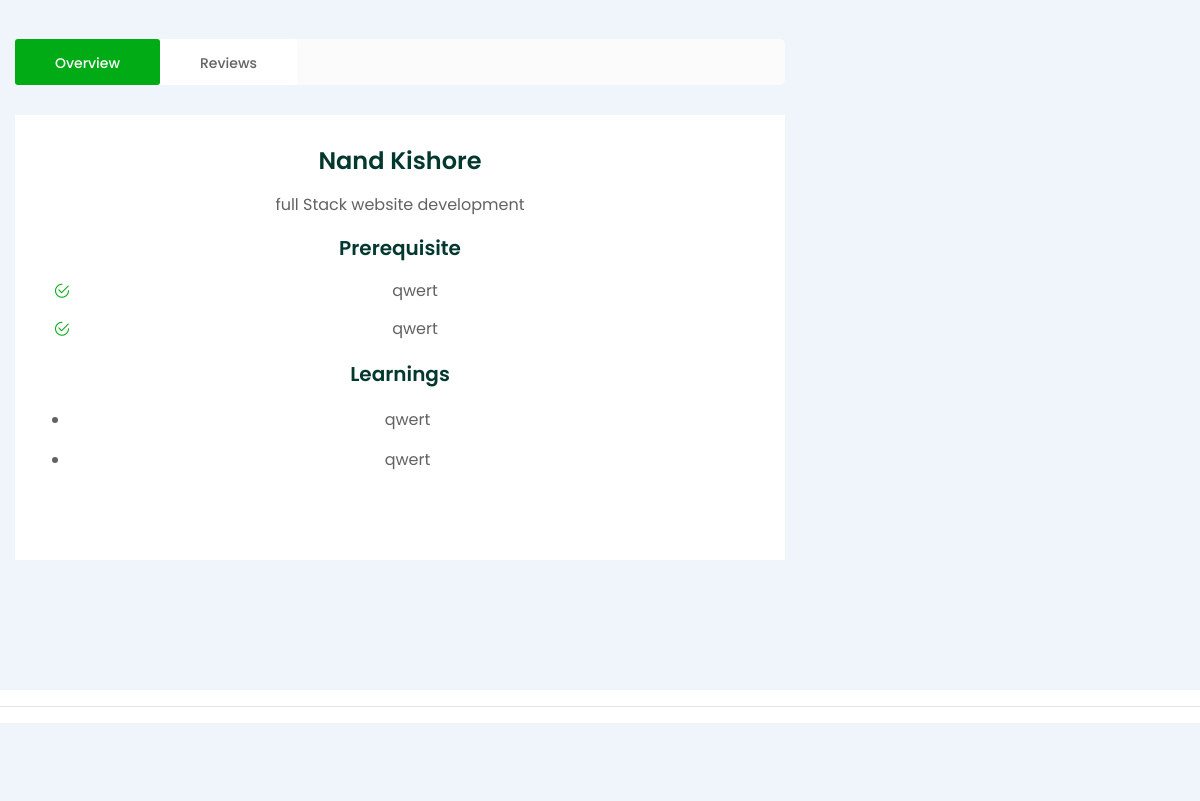
Page /course/dsadasdasd/2 (middle part) on the earlier database version.
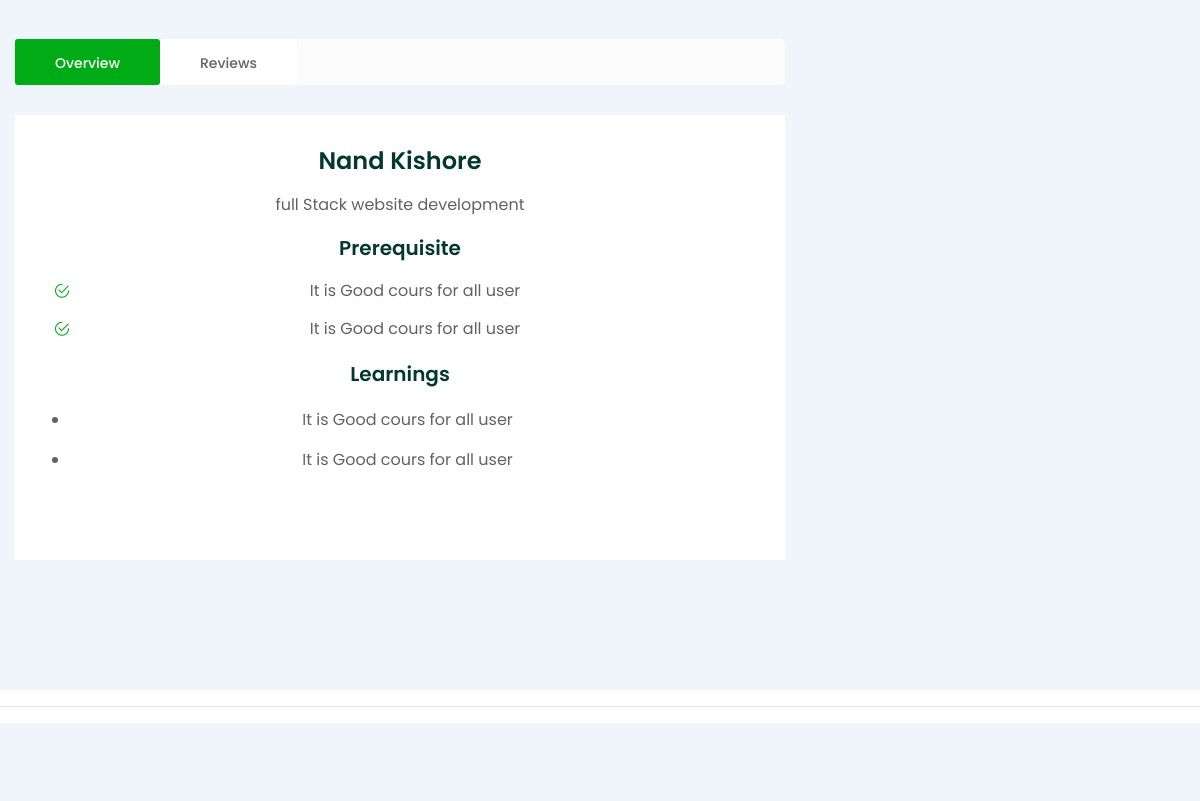
Same page on the later database version.
### main/models.py (models this page shows)
class CourseProperty(models.Model):
    description = models.CharField(max_length=100, null=False)
    course = models.ForeignKey(Course, null=False, on_delete=models.CASCADE)
    class Meta:
        abstract = True

class Prerequisite(CourseProperty):
    pass

class Learning(CourseProperty):
    pass

### main/views.py (the view, shortened to what this page needs)
# urls.py: path('course/<str:slug>/<int:id>', coursePage, name='coursepage'),
def coursePage(request,id, slug):
    rvs = Review.objects.filter(course_id=id)
    course = Course.objects.get(slug=slug)
    serial_number = request.GET.get('lecture')
    videos = course.video_set.all().order_by("serial_number")
    if serial_number is None:
        serial_number = 1
    video = Video.objects.get(serial_number=serial_number, course=course)
    context = {
        "course": course,
        "video": video,
        'videos': videos,
        'rvs':rvs
    }
    return render(request, template_name="course_page.html", context=context)

### main/models.py (called while the page is built)
    def __str__(self):
        return self.title

### main/templatetags/course_custom_tags.py (called while the page is built, shortened)
@register.simple_tag
def is_enrolled(request, course):
    user = None
    if not request.user.is_authenticated:
        return False

### main/templates/course_page.html (shortened to what this page needs)
{% extends 'base.html' %}
{% load static %}
{% load course_custom_tags %}
{% block body %}
	<section class="intro-section-two">
		<div class="auto-container">
			<div class="inner-container">
				<div class="row clearfix">
					<div class="content-column col-lg-8 col-md-12 col-sm-12">
						<div class="inner-column">
							<div class="intro-info-tabs">
								<div class="intro-tabs tabs-box">
									<ul class="tab-btns tab-buttons clearfix">
										<li data-tab="#prod-overview" class="tab-btn active-btn">Overview</li>&ensp;
										<li data-tab="#prod-reviews" class="tab-btn">Reviews</li>
									</ul>
									<ul class="tab-btns tab-buttons clearfix">
									<div class="tabs-content">
										<div class="tab active-tab" id="prod-overview">
											<div class="content">
												<div class="course-overview">
													<div class="inner-box">
														<h4>{{course.name}}</h4>
														<p>{{course.description | safe }}</p>
														<h3>Prerequisite</h3>
														<ul class="review-list">
                                                            {% for pre in course.prerequisite_set.all %}
                                                            <li>{{pre.description}}</li>
                                                            {% endfor %}
														</ul>
														<h3>Learnings</h3>
														<ul class="requirement-list">
                                                            {% for l in course.learning_set.all %}
                                                            <li class="">{{l.description}}</li>
                                                            {% endfor %}
														</ul>
													</div>
												</div>
											</div>
										</div>
									</div>
								</div>
							</div>
						</div>
					</div>
					<div class="accordian-column col-lg-4 col-md-12 col-sm-12">
								{% is_enrolled request course as enrolled %}
					</div>
				</div>
			</div>
		</div>
	</section>
{% endblock %}

Differences in the rows shown:
changed Prerequisite (number 1 of 2 on the later page): description "qwert" → "It is Good cours for all user"
changed Prerequisite (number 2 of 2 on the later page): description "qwert" → "It is Good cours for all user"
changed Learning (number 1 of 2 on the later page): description "qwert" → "It is Good cours for all user"
changed Learning (number 2 of 2 on the later page): description "qwert" → "It is Good cours for all user"
